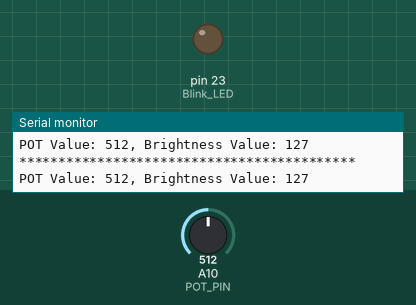
The sketch below on a simulated Arduino Mega 2560, built with avr-gcc and run on an emulated ATmega2560. Parts: output pins drawn as LEDs (lit = HIGH), the last lines printed to the serial monitor. The inputs (shaded band) are chosen by the test bench; at power-on: A10 (POT_PIN) = 512.

Above: at 1.3 s.
1.4 s: A10 (POT_PIN) set to 527
At 2.1 s:
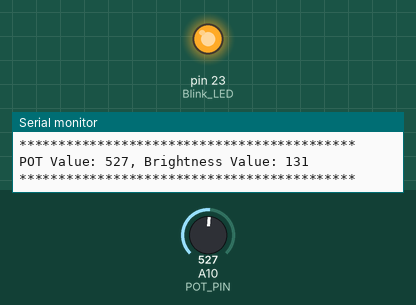
3.0 s: A10 (POT_PIN) set to 511
At 4.2 s:
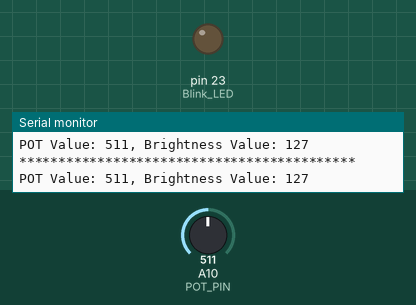
4.6 s: A10 (POT_PIN) set to 716
At 5.2 s:
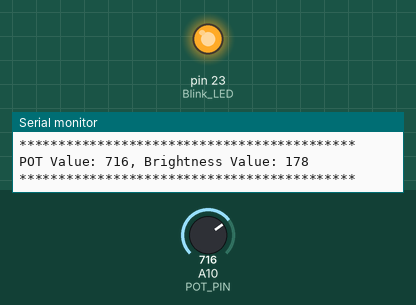
Timing chart, 0 to 7.6 s (numbered marks = the images above; inputs shaded):
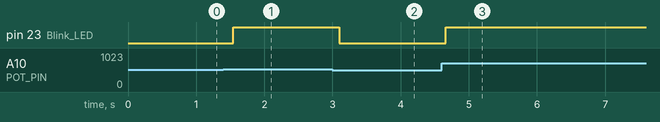

The sketch:

Project-246.ino
```cpp
#define Blink_LED 23
#define POT_PIN   A10
void setup() {
  Serial.begin(9600);
  pinMode(Blink_LED, OUTPUT);
}
void loop() {
  // reads the input on analog pin A0 (value between 0 and 1023)
  int In_POT_Value = analogRead(POT_PIN);

  // scales it to brightness (value between 0 and 255)
  int Brightness = map(In_POT_Value, 0, 1023, 0, 255);

  // sets the brightness LED that connects to  pin 3
  analogWrite(Blink_LED, Brightness);

  // print out the value

if((In_POT_Value >= 0 && In_POT_Value <=1023)|| (Brightness>=0 &&        Brightness<=255)) {
    Serial.print("POT Value: ");
    Serial.print(In_POT_Value);
    Serial.print(", Brightness Value: ");
    Serial.println(Brightness);
  }
  else
  {
    Serial.println("Undefined value");
  }

  delay(500);
  Serial.println("*******************************************");
}
```

Measured:
- the behaviour switches between 513 and 514 on A10 (POT_PIN) (found by bisection; images 0 and 1)
- after the input at 1.4 s, pin 23 (Blink_LED): LOW → HIGH after 0.14 s
- after the input at 3.0 s, pin 23 (Blink_LED): HIGH → LOW after 0.10 s
- after the input at 4.6 s, pin 23 (Blink_LED): LOW → HIGH after 0.06 s
